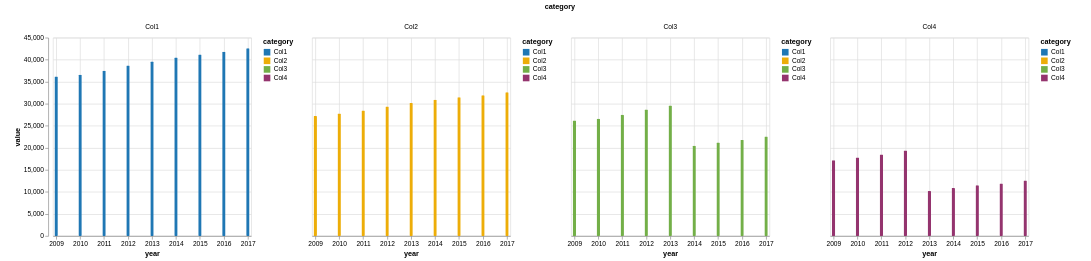

Specify this chart in Vega-Lite:
### Vega-Lite specification from a JSON file in a GitHub repository (floating-point values rounded to 4 significant figures)
{"$schema": "https://vega.github.io/schema/vega-lite/v5.json", "data": {"values": [{"year": "2009", "category": "Col1", "value": 36200}, {"year": "2009", "category": "Col2", "value": 27200}, {"year": "2009", "category": "Col3", "value": 26200}, {"year": "2009", "category": "Col4", "value": 17200}, {"year": "2010", "category": "Col1", "value": 36600}, {"year": "2010", "category": "Col2", "value": 27800}, {"year": "2010", "category": "Col3", "value": 26600}, {"year": "2010", "category": "Col4", "value": 17800}, {"year": "2011", "category": "Col1", "value": 37500}, {"year": "2011", "category": "Col2", "value": 28500}, {"year": "2011", "category": "Col3", "value": 27500}, {"year": "2011", "category": "Col4", "value": 18500}, {"year": "2012", "category": "Col1", "value": 38700}, {"year": "2012", "category": "Col2", "value": 29400}, {"year": "2012", "category": "Col3", "value": 28700}, {"year": "2012", "category": "Col4", "value": 19400}, {"year": "2013", "category": "Col1", "value": 39600}, {"year": "2013", "category": "Col2", "value": 30200}, {"year": "2013", "category": "Col3", "value": 29600}, {"year": "2013", "category": "Col4", "value": 10200}, {"year": "2014", "category": "Col1", "value": 40500}, {"year": "2014", "category": "Col2", "value": 30900}, {"year": "2014", "category": "Col3", "value": 20500}, {"year": "2014", "category": "Col4", "value": 10900}, {"year": "2015", "category": "Col1", "value": 41200}, {"year": "2015", "category": "Col2", "value": 31500}, {"year": "2015", "category": "Col3", "value": 21200}, {"year": "2015", "category": "Col4", "value": 11500}, {"year": "2016", "category": "Col1", "value": 41803}, {"year": "2016", "category": "Col2", "value": 31931}, {"year": "2016", "category": "Col3", "value": 21803}, {"year": "2016", "category": "Col4", "value": 11931}, {"year": "2017", "category": "Col1", "value": 42600}, {"year": "2017", "category": "Col2", "value": 32600}, {"year": "2017", "category": "Col3", "value": 22600}, {"year": "2017", "category": "Col4", "value": 12600}]}, "padding": {"left": 20, "top": 5, "right": 30, "bottom": 5}, "background": "#ffffff", "facet": {"column": {"field": "category", "type": "nominal"}}, "spec": {"mark": {"type": "bar", "cornerRadius": 1, "tooltip": true, "binSpacing": 1}, "encoding": {"x": {"field": "year", "type": "temporal", "axis": {"title": "year", "orient": "bottom", "format": "%Y"}}, "y": {"type": "quantitative", "field": "value", "axis": {"title": "value", "orient": "left"}}, "opacity": {"value": 1}, "color": {"field": "category", "type": "nominal", "scale": {"domain": ["Col1", "Col2", "Col3", "Col4"], "range": ["#1f77b4", "#EDAD08", "#73AF48", "#94346E"]}}}}, "columns": 2, "resolve": {"scale": {"color": "independent"}, "axis": {"x": "independent", "y": "shared"}}}
